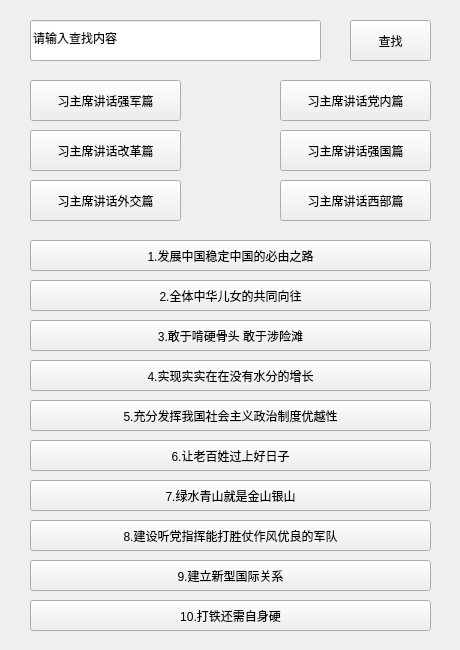
<?xml version="1.0" encoding="UTF-8"?>
<ui version="4.0">
 <class>Find</class>
 <widget class="QMainWindow" name="Find">
  <property name="geometry">
   <rect>
    <x>0</x>
    <y>0</y>
    <width>460</width>
    <height>650</height>
   </rect>
  </property>
  <property name="minimumSize">
   <size>
    <width>460</width>
    <height>650</height>
   </size>
  </property>
  <property name="maximumSize">
   <size>
    <width>460</width>
    <height>650</height>
   </size>
  </property>
  <property name="windowTitle">
   <string>MainWindow</string>
  </property>
  <widget class="QWidget" name="centralwidget">
   <widget class="QPushButton" name="pushButton">
    <property name="geometry">
     <rect>
      <x>30</x>
      <y>80</y>
      <width>151</width>
      <height>41</height>
     </rect>
    </property>
    <property name="text">
     <string>习主席讲话强军篇</string>
    </property>
   </widget>
   <widget class="QPushButton" name="pushButton_2">
    <property name="geometry">
     <rect>
      <x>280</x>
      <y>80</y>
      <width>151</width>
      <height>41</height>
     </rect>
    </property>
    <property name="text">
     <string>习主席讲话党内篇</string>
    </property>
   </widget>
   <widget class="QPushButton" name="pushButton_3">
    <property name="geometry">
     <rect>
      <x>30</x>
      <y>130</y>
      <width>151</width>
      <height>41</height>
     </rect>
    </property>
    <property name="text">
     <string>习主席讲话改革篇</string>
    </property>
   </widget>
   <widget class="QPushButton" name="pushButton_4">
    <property name="geometry">
     <rect>
      <x>280</x>
      <y>130</y>
      <width>151</width>
      <height>41</height>
     </rect>
    </property>
    <property name="text">
     <string>习主席讲话强国篇</string>
    </property>
   </widget>
   <widget class="QPushButton" name="pushButton_5">
    <property name="geometry">
     <rect>
      <x>30</x>
      <y>180</y>
      <width>151</width>
      <height>41</height>
     </rect>
    </property>
    <property name="text">
     <string>习主席讲话外交篇</string>
    </property>
   </widget>
   <widget class="QPushButton" name="pushButton_6">
    <property name="geometry">
     <rect>
      <x>280</x>
      <y>180</y>
      <width>151</width>
      <height>41</height>
     </rect>
    </property>
    <property name="text">
     <string>习主席讲话西部篇</string>
    </property>
   </widget>
   <widget class="QPushButton" name="pushButton_7">
    <property name="geometry">
     <rect>
      <x>30</x>
      <y>240</y>
      <width>401</width>
      <height>31</height>
     </rect>
    </property>
    <property name="text">
     <string>1.发展中国稳定中国的必由之路</string>
    </property>
   </widget>
   <widget class="QPushButton" name="pushButton_8">
    <property name="geometry">
     <rect>
      <x>30</x>
      <y>280</y>
      <width>401</width>
      <height>31</height>
     </rect>
    </property>
    <property name="text">
     <string>2.全体中华儿女的共同向往</string>
    </property>
   </widget>
   <widget class="QPushButton" name="pushButton_9">
    <property name="geometry">
     <rect>
      <x>30</x>
      <y>320</y>
      <width>401</width>
      <height>31</height>
     </rect>
    </property>
    <property name="text">
     <string>3.敢于啃硬骨头 敢于涉险滩</string>
    </property>
   </widget>
   <widget class="QPushButton" name="pushButton_10">
    <property name="geometry">
     <rect>
      <x>30</x>
      <y>360</y>
      <width>401</width>
      <height>31</height>
     </rect>
    </property>
    <property name="text">
     <string>4.实现实实在在没有水分的增长</string>
    </property>
   </widget>
   <widget class="QPushButton" name="pushButton_11">
    <property name="geometry">
     <rect>
      <x>30</x>
      <y>400</y>
      <width>401</width>
      <height>31</height>
     </rect>
    </property>
    <property name="text">
     <string>5.充分发挥我国社会主义政治制度优越性</string>
    </property>
   </widget>
   <widget class="QPushButton" name="pushButton_12">
    <property name="geometry">
     <rect>
      <x>30</x>
      <y>440</y>
      <width>401</width>
      <height>31</height>
     </rect>
    </property>
    <property name="text">
     <string>6.让老百姓过上好日子</string>
    </property>
   </widget>
   <widget class="QPushButton" name="pushButton_13">
    <property name="geometry">
     <rect>
      <x>30</x>
      <y>480</y>
      <width>401</width>
      <height>31</height>
     </rect>
    </property>
    <property name="text">
     <string>7.绿水青山就是金山银山</string>
    </property>
   </widget>
   <widget class="QPushButton" name="pushButton_14">
    <property name="geometry">
     <rect>
      <x>30</x>
      <y>520</y>
      <width>401</width>
      <height>31</height>
     </rect>
    </property>
    <property name="text">
     <string>8.建设听党指挥能打胜仗作风优良的军队</string>
    </property>
   </widget>
   <widget class="QPushButton" name="pushButton_15">
    <property name="geometry">
     <rect>
      <x>30</x>
      <y>560</y>
      <width>401</width>
      <height>31</height>
     </rect>
    </property>
    <property name="text">
     <string>9.建立新型国际关系</string>
    </property>
   </widget>
   <widget class="QPushButton" name="pushButton_16">
    <property name="geometry">
     <rect>
      <x>30</x>
      <y>600</y>
      <width>401</width>
      <height>31</height>
     </rect>
    </property>
    <property name="text">
     <string>10.打铁还需自身硬</string>
    </property>
   </widget>
   <widget class="QLineEdit" name="lineEdit">
    <property name="geometry">
     <rect>
      <x>30</x>
      <y>20</y>
      <width>291</width>
      <height>41</height>
     </rect>
    </property>
    <property name="styleSheet">
     <string notr="true">font: 14pt &quot;黑体&quot;;</string>
    </property>
    <property name="text">
     <string>请输入查找内容</string>
    </property>
   </widget>
   <widget class="QPushButton" name="find">
    <property name="geometry">
     <rect>
      <x>350</x>
      <y>20</y>
      <width>81</width>
      <height>41</height>
     </rect>
    </property>
    <property name="text">
     <string>查找</string>
    </property>
   </widget>
  </widget>
 </widget>
 <resources/>
 <connections/>
</ui>
